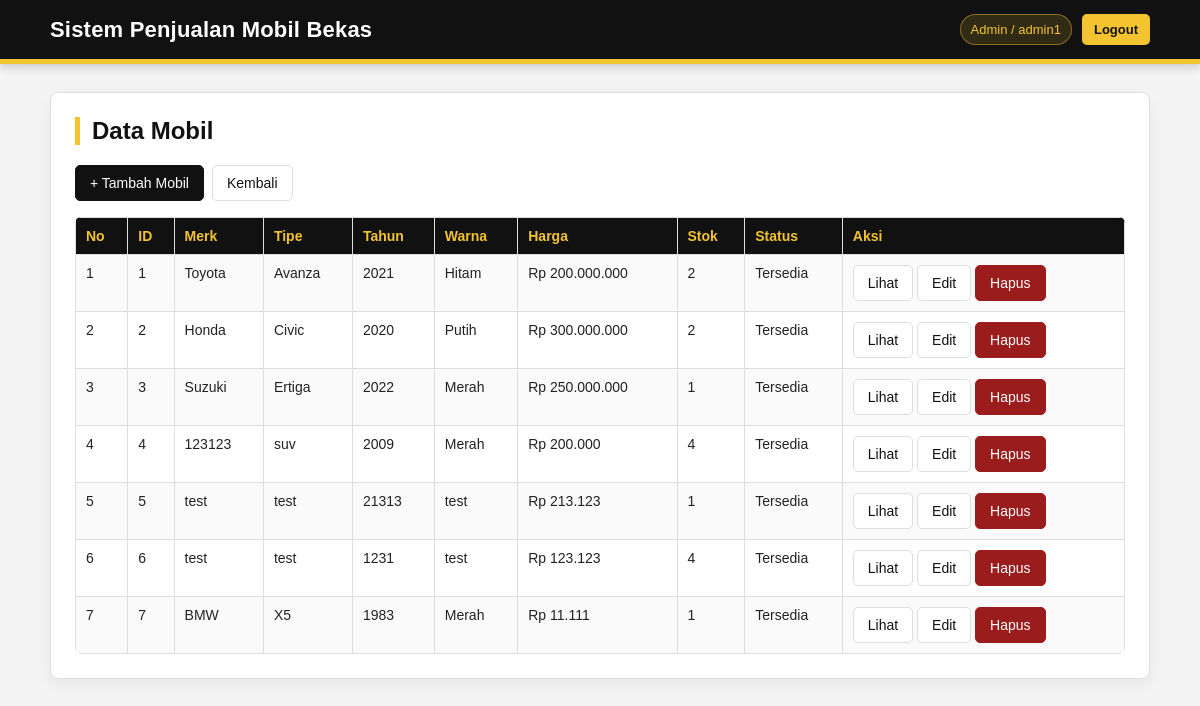
/mobil/index.php (signed in), run on the app's committed database.
### tables this page shows
CREATE TABLE `mobil` (
  `id_mobil` int(11) NOT NULL,
  `id_master` int(11) DEFAULT NULL,
  `merk` varchar(50) DEFAULT NULL,
  `tipe` varchar(50) DEFAULT NULL,
  `tahun` int(11) DEFAULT NULL,
  `warna` varchar(20) DEFAULT NULL,
  `harga` float DEFAULT NULL,
  `stock` int(11) DEFAULT NULL,
  `status` enum('Tersedia','Dipesan','Terjual') DEFAULT 'Tersedia',
  `kondisi` varchar(100) DEFAULT NULL,
  `kilometer` int(11) DEFAULT NULL,
  `transmisi` enum('Manual','Matic') DEFAULT NULL,
  `bahan_bakar` varchar(50) DEFAULT NULL,
  `pajak_berlaku` date DEFAULT NULL,
  `plat_nomor` varchar(20) DEFAULT NULL,
  `deskripsi` text DEFAULT NULL
);

### mobil/index.php (the view, shortened to what this page needs)
<?php
include "../config.php";
$query = "
SELECT m.*, COALESCE(mm.merk, m.merk) AS nama_merk, COALESCE(mm.tipe, m.tipe) AS nama_tipe
FROM mobil m
LEFT JOIN master_mobil mm ON m.id_master = mm.id_master
ORDER BY m.id_mobil ASC";
$data = mysqli_query($conn, $query);
?>
<!DOCTYPE html><html lang="id"><head><meta charset="UTF-8"><title>Data Mobil</title><link rel="stylesheet" href="../assets/css/style.css"></head><body>
<div class="header"><div class="inner"><h1>Sistem Penjualan Mobil Bekas</h1><div class="top-user"><?php if (isset($_SESSION['role'])) { ?><span class="user-badge"><?= htmlspecialchars($_SESSION['role']); ?><?php if (isset($_SESSION['username'])) { ?> / <?= htmlspecialchars($_SESSION['username']); ?><?php } ?></span><a class="logout-link" href="../logout.php">Logout</a><?php } ?></div></div></div>
<div class="container"><div class="card"><h2>Data Mobil</h2>
<div class="toolbar"><a class="btn" href="tambah.php">+ Tambah Mobil</a><a class="btn btn-secondary" href="../dashboard.php">Kembali</a></div>
<table><tr><th>No</th><th>ID</th><th>Merk</th><th>Tipe</th><th>Tahun</th><th>Warna</th><th>Harga</th><th>Stok</th><th>Status</th><th>Aksi</th></tr>
<?php if (mysqli_num_rows($data) > 0) { $no=1; while ($row=mysqli_fetch_assoc($data)) { ?>
<tr>
<td><?= $no++; ?></td><td><?= htmlspecialchars($row['id_mobil']); ?></td><td><?= htmlspecialchars($row['nama_merk']); ?></td><td><?= htmlspecialchars($row['nama_tipe']); ?></td><td><?= htmlspecialchars($row['tahun']); ?></td><td><?= htmlspecialchars($row['warna']); ?></td><td>Rp <?= number_format($row['harga'],0,',','.'); ?></td><td><?= htmlspecialchars($row['stock']); ?></td><td><?= htmlspecialchars($row['status']); ?></td>
<td><a class="btn btn-secondary" href="read.php?id=<?= $row['id_mobil']; ?>">Lihat</a> <a class="btn btn-secondary" href="edit.php?id=<?= $row['id_mobil']; ?>">Edit</a> <a class="btn btn-danger" href="hapus.php?id=<?= $row['id_mobil']; ?>" onclick="return confirm('Yakin hapus data mobil ini?')">Hapus</a></td>
</tr><?php } } else { ?><tr><td colspan="10">Belum ada data mobil.</td></tr><?php } ?>
</table></div></div></body></html>

### assets/css/style.css (style rules this page uses)
:root { --black: #111111; --black-soft: #1c1c1c; --yellow: #f4c430; --yellow-dark: #d7a900; --yellow-soft: #fff7d6; --white: #ffffff; --gray-bg: #f4f4f4; --gray-border: #dedede; --text: #222222; --muted: #666666; --danger: #9b1c1c; }
* { box-sizing: border-box; }
body { margin: 0; font-family: Arial, Helvetica, sans-serif; background: var(--gray-bg); color: var(--text); }
a { color: var(--black); text-decoration: none; }
.header { background: var(--black); color: var(--white); padding: 14px 0; border-bottom: 5px solid var(--yellow); box-shadow: 0 3px 10px rgba(0,0,0,0.18); }
.header .inner { width: 92%; max-width: 1100px; margin: 0 auto; display: flex; align-items: center; justify-content: space-between; gap: 16px; }
.header h1 { margin: 0; font-size: 22px; font-weight: 700; letter-spacing: .2px; }
.top-user { display: flex; align-items: center; gap: 10px; font-size: 13px; color: #eeeeee; white-space: nowrap; }
.user-badge { background: rgba(244,196,48,0.14); border: 1px solid rgba(244,196,48,0.45); color: var(--yellow); padding: 7px 10px; border-radius: 999px; }
.logout-link { background: var(--yellow); color: var(--black); padding: 8px 12px; border-radius: 5px; font-weight: 700; transition: .18s ease; }
.container { width: 92%; max-width: 1100px; margin: 28px auto; }
.card { background: var(--white); border: 1px solid var(--gray-border); border-radius: 8px; padding: 24px; box-shadow: 0 6px 18px rgba(0,0,0,0.06); }
h2 { margin-top: 0; color: var(--black); border-left: 5px solid var(--yellow); padding-left: 12px; }
.toolbar { margin-bottom: 16px; display: flex; gap: 8px; flex-wrap: wrap; }
.btn, button { display: inline-block; padding: 9px 14px; border-radius: 5px; border: 1px solid var(--black); background: var(--black); color: var(--white); font-size: 14px; cursor: pointer; text-decoration: none; transition: .18s ease; }
.btn-secondary { background: var(--white); color: var(--black); border: 1px solid var(--gray-border); }
.btn-danger { background: var(--danger); border-color: var(--danger); color: var(--white); }
table { width: 100%; border-collapse: collapse; background: var(--white); margin-top: 12px; border-radius: 6px; overflow: hidden; }
th, td { border: 1px solid var(--gray-border); padding: 10px; text-align: left; vertical-align: top; font-size: 14px; }
th { background: var(--black); color: var(--yellow); font-weight: 700; }
tr:nth-child(even) td { background: #fafafa; }

### data on the page
mobil: id_mobil "1", nama_merk "Toyota", nama_tipe "Avanza", tahun "2021", warna "Hitam", harga "200.000.000", stock "2", status "Tersedia"
mobil: id_mobil "2", nama_merk "Honda", nama_tipe "Civic", tahun "2020", warna "Putih", harga "300.000.000", stock "2", status "Tersedia"
mobil: id_mobil "3", nama_merk "Suzuki", nama_tipe "Ertiga", tahun "2022", warna "Merah", harga "250.000.000", stock "1", status "Tersedia"
mobil: id_mobil "4", nama_merk "123123", nama_tipe "suv", tahun "2009", warna "Merah", harga "200.000", stock "4", status "Tersedia"
mobil: id_mobil "5", nama_merk "test", nama_tipe "test", tahun "21313", warna "test", harga "213.123", stock "1", status "Tersedia"
mobil: id_mobil "6", nama_merk "test", nama_tipe "test", tahun "1231", warna "test", harga "123.123", stock "4", status "Tersedia"
mobil: id_mobil "7", nama_merk "BMW", nama_tipe "X5", tahun "1983", warna "Merah", harga "11.111", stock "1", status "Tersedia"

### other printed values
$_SESSION['role'] "Admin"
$_SESSION['username'] "admin1"
